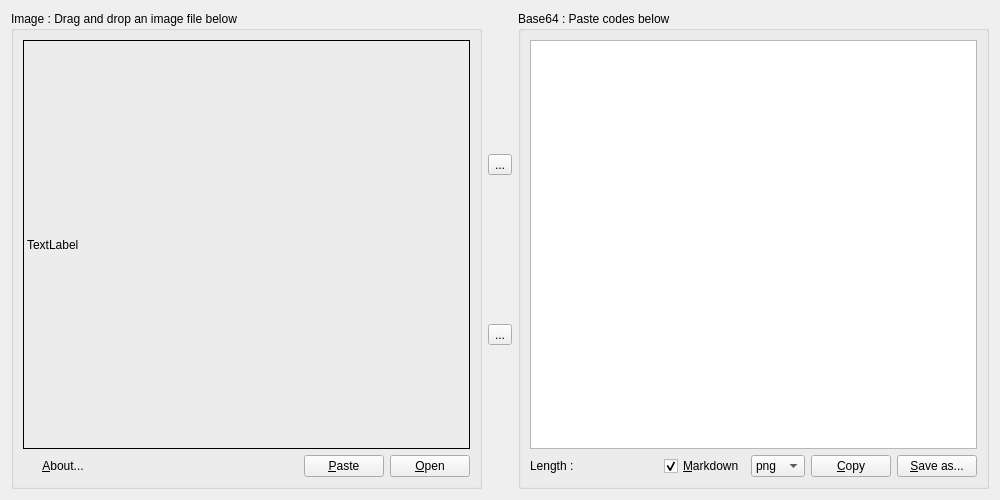
<?xml version="1.0" encoding="UTF-8"?>
<ui version="4.0">
 <class>Widget</class>
 <widget class="QWidget" name="Widget">
  <property name="geometry">
   <rect>
    <x>0</x>
    <y>0</y>
    <width>1000</width>
    <height>500</height>
   </rect>
  </property>
  <property name="windowTitle">
   <string>image &lt;-&gt; base64</string>
  </property>
  <property name="windowIcon">
   <iconset resource="appicon.qrc">
    <normaloff>:/img/ico/app.ico</normaloff>:/img/ico/app.ico</iconset>
  </property>
  <layout class="QHBoxLayout" name="horizontalLayout">
   <item>
    <widget class="QGroupBox" name="group_image">
     <property name="title">
      <string>Image : Drag and drop an image file below</string>
     </property>
     <layout class="QVBoxLayout" name="verticalLayout">
      <item>
       <widget class="PhotoLabel" name="viewer">
        <property name="sizePolicy">
         <sizepolicy hsizetype="Expanding" vsizetype="Expanding">
          <horstretch>0</horstretch>
          <verstretch>0</verstretch>
         </sizepolicy>
        </property>
        <property name="acceptDrops">
         <bool>true</bool>
        </property>
        <property name="frameShape">
         <enum>QFrame::Shape::Panel</enum>
        </property>
        <property name="text">
         <string>TextLabel</string>
        </property>
       </widget>
      </item>
      <item>
       <layout class="QHBoxLayout" name="hbox1">
        <item>
         <widget class="QPushButton" name="aboutButton">
          <property name="toolTip">
           <string>Show about dialog</string>
          </property>
          <property name="text">
           <string>&amp;About...</string>
          </property>
          <property name="flat">
           <bool>true</bool>
          </property>
         </widget>
        </item>
        <item>
         <spacer name="hs1">
          <property name="orientation">
           <enum>Qt::Orientation::Horizontal</enum>
          </property>
          <property name="sizeHint" stdset="0">
           <size>
            <width>40</width>
            <height>20</height>
           </size>
          </property>
         </spacer>
        </item>
        <item>
         <widget class="QPushButton" name="pasteButton">
          <property name="toolTip">
           <string>Paste image from clipboard</string>
          </property>
          <property name="text">
           <string>&amp;Paste</string>
          </property>
         </widget>
        </item>
        <item>
         <widget class="QPushButton" name="openButton">
          <property name="toolTip">
           <string>Open and load image file</string>
          </property>
          <property name="text">
           <string>&amp;Open</string>
          </property>
         </widget>
        </item>
       </layout>
      </item>
     </layout>
    </widget>
   </item>
   <item>
    <layout class="QVBoxLayout" name="vbox">
     <item>
      <widget class="QToolButton" name="codeButton">
       <property name="toolTip">
        <string>Refresh codes from image</string>
       </property>
       <property name="text">
        <string>...</string>
       </property>
       <property name="icon">
        <iconset resource="appicon.qrc">
         <normaloff>:/img/ico/update_codes.ico</normaloff>:/img/ico/update_codes.ico</iconset>
       </property>
       <property name="iconSize">
        <size>
         <width>32</width>
         <height>32</height>
        </size>
       </property>
       <property name="arrowType">
        <enum>Qt::ArrowType::NoArrow</enum>
       </property>
      </widget>
     </item>
     <item>
      <widget class="QToolButton" name="imageButton">
       <property name="toolTip">
        <string>Refresh image from codes</string>
       </property>
       <property name="text">
        <string>...</string>
       </property>
       <property name="icon">
        <iconset resource="appicon.qrc">
         <normaloff>:/img/ico/update_image.ico</normaloff>:/img/ico/update_image.ico</iconset>
       </property>
       <property name="iconSize">
        <size>
         <width>32</width>
         <height>32</height>
        </size>
       </property>
       <property name="arrowType">
        <enum>Qt::ArrowType::NoArrow</enum>
       </property>
      </widget>
     </item>
    </layout>
   </item>
   <item>
    <widget class="QGroupBox" name="group_codes">
     <property name="title">
      <string>Base64 : Paste codes below</string>
     </property>
     <layout class="QVBoxLayout" name="verticalLayout_2">
      <item>
       <widget class="QTextEdit" name="textEdit">
        <property name="lineWrapMode">
         <enum>QTextEdit::LineWrapMode::WidgetWidth</enum>
        </property>
        <property name="readOnly">
         <bool>false</bool>
        </property>
       </widget>
      </item>
      <item>
       <layout class="QHBoxLayout" name="hbox2">
        <item>
         <widget class="QLabel" name="label">
          <property name="text">
           <string>Length : </string>
          </property>
         </widget>
        </item>
        <item>
         <spacer name="hs2">
          <property name="orientation">
           <enum>Qt::Orientation::Horizontal</enum>
          </property>
          <property name="sizeHint" stdset="0">
           <size>
            <width>40</width>
            <height>20</height>
           </size>
          </property>
         </spacer>
        </item>
        <item>
         <widget class="QCheckBox" name="checkBox">
          <property name="toolTip">
           <string>Add Markdown head</string>
          </property>
          <property name="text">
           <string>&amp;Markdown</string>
          </property>
          <property name="checked">
           <bool>true</bool>
          </property>
          <property name="tristate">
           <bool>false</bool>
          </property>
         </widget>
        </item>
        <item>
         <widget class="QComboBox" name="comboBox">
          <property name="toolTip">
           <string>Choose image fotmat</string>
          </property>
          <item>
           <property name="text">
            <string>png</string>
           </property>
          </item>
          <item>
           <property name="text">
            <string>jpg</string>
           </property>
          </item>
          <item>
           <property name="text">
            <string>ico</string>
           </property>
          </item>
          <item>
           <property name="text">
            <string>bmp</string>
           </property>
          </item>
         </widget>
        </item>
        <item>
         <widget class="QPushButton" name="copyButton">
          <property name="toolTip">
           <string>Copy upper codes to clipboard</string>
          </property>
          <property name="text">
           <string>&amp;Copy</string>
          </property>
          <property name="flat">
           <bool>false</bool>
          </property>
         </widget>
        </item>
        <item>
         <widget class="QPushButton" name="saveButton">
          <property name="toolTip">
           <string>Save image or codes to local file</string>
          </property>
          <property name="text">
           <string>&amp;Save as...</string>
          </property>
          <property name="flat">
           <bool>false</bool>
          </property>
         </widget>
        </item>
       </layout>
      </item>
     </layout>
    </widget>
   </item>
  </layout>
 </widget>
 <customwidgets>
  <customwidget>
   <class>PhotoLabel</class>
   <extends>QLabel</extends>
   <header>photolabel.h</header>
  </customwidget>
 </customwidgets>
 <resources>
  <include location="appicon.qrc"/>
 </resources>
 <connections/>
</ui>
